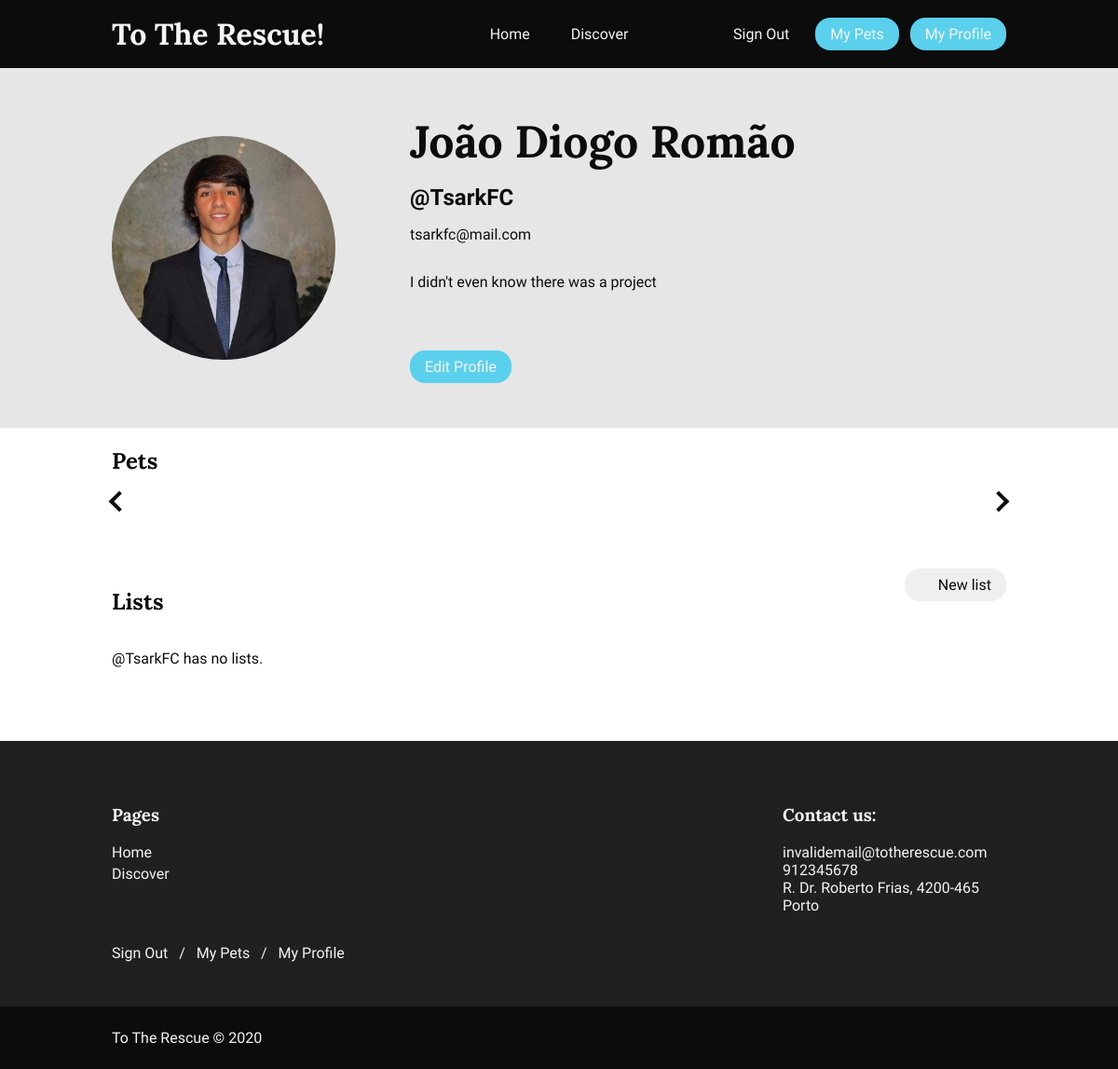
The app's page /user/TsarkFC (signed in), older data.
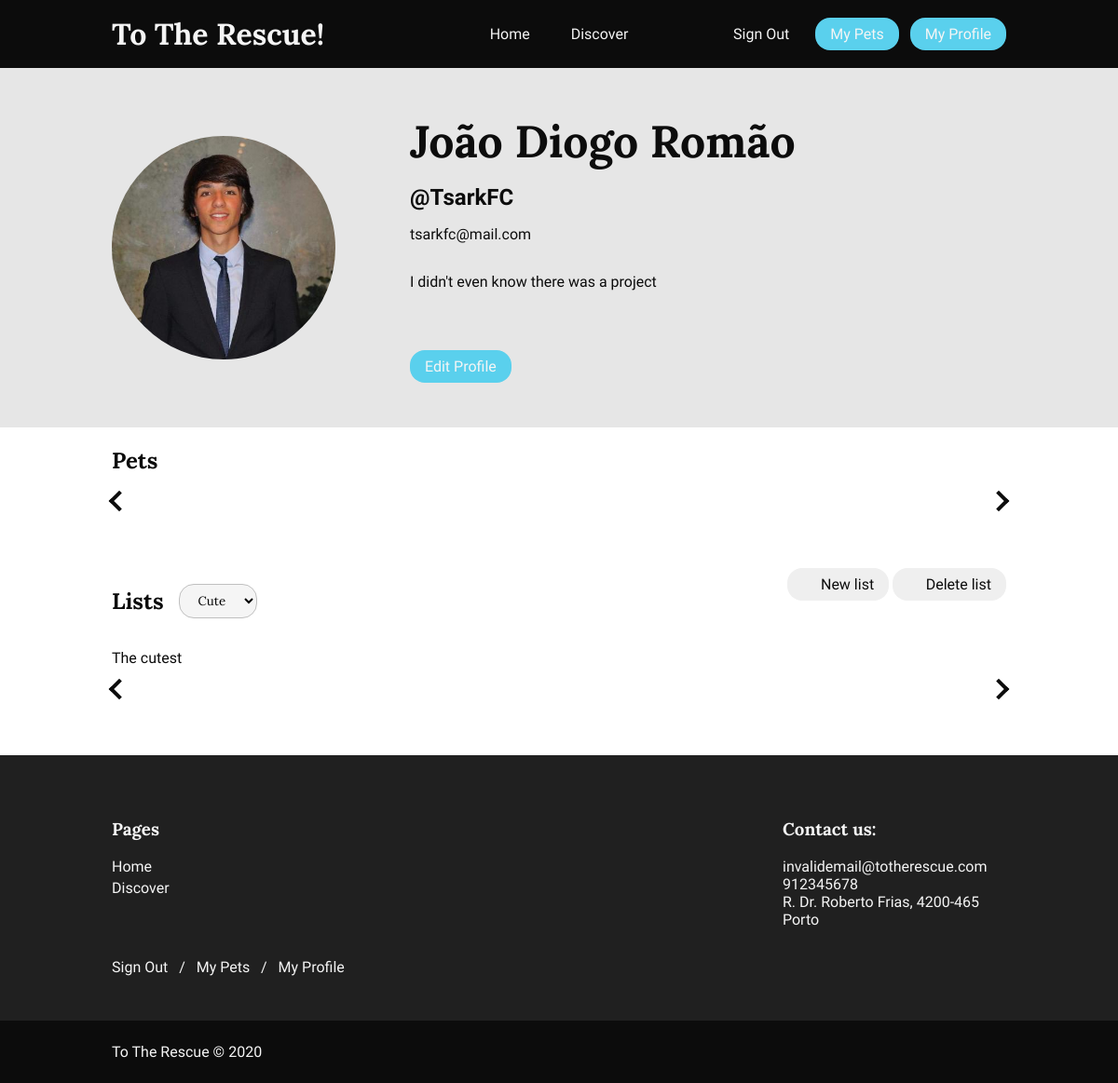
The same page, newer data.
### tables this page shows
CREATE TABLE User (
    id INTEGER PRIMARY KEY, -- Used for photos on usersProfilePictures folder
    name TEXT NOT NULL CHECK (length(name) >= 1 AND length(name) <= 40),
    username TEXT NOT NULL UNIQUE CHECK (length(username) >= 5 AND length(username) <= 15),
    password TEXT NOT NULL,
    birthdate DATE NOT NULL,
    mail TEXT NOT NULL UNIQUE CHECK (mail LIKE '%@%'),
    description TEXT CHECK (length(description) <= 300)
);

CREATE TABLE List (
    id INTEGER PRIMARY KEY,
    title TEXT NOT NULL CHECK (length(title) >= 1 AND length(title) <= 20),
    description TEXT NOT NULL,
    public BOOLEAN NOT NULL,
    userId INTEGER NOT NULL REFERENCES User ON DELETE CASCADE
);

### control/router.php (called while the page is built, shortened)
<?php
function handle() {
    $req = "";
    if (php_sapi_name() == 'cli-server') {
        $req = parse_url($_SERVER["REQUEST_URI"], PHP_URL_PATH);
        $req = $req != "/" ? substr($req, 1, strlen($req)-1) : "index";
        if (file_exists($_SERVER['DOCUMENT_ROOT'].'/'.$req)) {
            return false;
        }
    } else {
        $req = isset($_GET['req']) ? $_GET['req'] : "index";
    }
    hitTarget(findTarget($req));
    return true;
}
function findTarget($req) {
    $routes = json_decode(file_get_contents('control/routes.json'));
    $reqParts = explode("/", $req);
    $target = null;
    foreach($routes as $route => $currentTarget) {
        $routeParts = explode("/", $route);
        if (sizeof($reqParts) === sizeof($routeParts)) {
            $inputVars = array();
            $foundMatch = true;
            foreach($routeParts as $i => $part) {
                if ($part[0] === ':') {
                    $inputVars[substr($part, 1, strlen($part)-1)] = $reqParts[$i];
                } else if ($part !== $reqParts[$i]) {
                    $foundMatch = false;
                    break;
                }
            }
            if ($foundMatch) {
                $target = $currentTarget;
                break;
            }
        }
    }
    return $target;
}
function hitTarget($target) {
    hitDestination($target->destination);
}
function hitDestination($destination) {
    require_once($destination);
}
?>

### index.php (called while the page is built)
<?php
require_once(dirname(__FILE__)."/control/config.php");
require_once(dirname(__FILE__)."/control/router.php");
if (!Router\handle()) return false;
?>

### control/config.php (called while the page is built, shortened)
<?php
function getRootURL() {
    return $GLOBALS['rootUrl'];
}
require_once(dirname(__FILE__)."/session.php");
?>

### control/db.php (called while the page is built, shortened)
<?php
  class Database {
    private static $instance = NULL;
    private function __construct() {
      $this->db = new PDO('sqlite:'.dirname(__FILE__).'/../database/toTheRescue.db');
      $this->db->setAttribute(PDO::ATTR_DEFAULT_FETCH_MODE, PDO::FETCH_ASSOC);
      $this->db->setAttribute(PDO::ATTR_ERRMODE, PDO::ERRMODE_EXCEPTION);
      $this->db->query('PRAGMA foreign_keys = ON');
    }
    public static function db() {
        return self::instance()->db;
    }
    static function instance() {
      if (NULL == self::$instance) {
        self::$instance = new Database();
      }
      return self::$instance;
    }
  }
?>

### control/api/user.php (called while the page is built, shortened)
<?php
function getUserByUsername($username) {
    $stmt = Database::db()->prepare("SELECT * FROM User WHERE username = :username");
    $stmt->bindParam(':username', $username);
    $stmt->execute();
    $user = $stmt->fetch();
    $splittedName = explode(' ', $user['name']);
    $user['shortName'] = sizeof($splittedName) > 1 ? $splittedName[0]." ".$splittedName[sizeof($splittedName)-1] : $user['name'];
    return $user;
}
function getUserLists($userId){
    $db = Database::instance()->db();
    $stmt = $db->prepare('SELECT * FROM List WHERE userId=?');
    $stmt->execute(array($userId));
    return $stmt->fetchAll();
}

### control/session.php (called while the page is built, shortened)
<?php
function getAuthenticatedUser() {
    return API\getUserByUsername($_SESSION['username']);
}
function isAuthenticated(){
    return isset($_SESSION['username']);
}
?>

### pages/profile.php (the view, shortened to what this page needs)
<?php
require_once(dirname(__FILE__)."/../control/api/user.php");
$user = API\getUserByUsername($GLOBALS['username']);
require_once(dirname(__FILE__) . "/../templates/common/header.php");
$authenticatedUser = Session\getAuthenticatedUser();
require_once(dirname(__FILE__) . "/../templates/profile/profile_header.php");
$userLists = API\getUserLists($user['id']);
?>
<section id="userPets" class="petlist">
    <header><h2>Pets</h2></header>
    <div class="petGrid">
        <div class="arrow left"></div>
        <div class="arrow right"></div>
    </div>
</section>
<section id="userList" class="petlist">
    <div class="simple-2column-grid">
        <div id="select">
        <header><h2>Lists</h2></header>
            <select name="list" id="listSelect">
                <?php
                foreach($userLists as $userList) {
                    if (($authenticatedUser && $authenticatedUser['username'] == $user['username'])
                        || ($userList['public'] == 1)) {
                ?>
                    <option value="<?=htmlentities($userList['id'])?>"><?=htmlentities($userList['title'])?></option>
                <?php
                    }
                }
                ?>
            </select>
        </div>
        <?php
        if (($authenticatedUser && $authenticatedUser['username'] == $user['username'])) {
        ?>
        <div id="listButtons">
            <button class="simpleButton" id="addListButton" data-entity="List"><i class="icofont-ui-add"></i>New list</button>
            <?php
            if (!empty($userLists)) {
            ?>
                <button class="simpleButton" id="removeListButton" data-entity="List"><i class="icofont-ui-delete"></i>Delete list</button>
            <?php
            }
            ?>
        </div>
        <?php } ?>
    </div>
    <div id="lists">
        <?php
        $listAmount = sizeof($userLists);
        if ($listAmount != 0) {
            foreach($userLists as $userList){
                if (($authenticatedUser && $user['username'] == $authenticatedUser['username'])
                        || ($userList['public'] == 1)) {
            ?>
                <div class="list" data-id="<?=htmlentities($userList['id'])?>">
                    <p> <?=htmlentities($userList['description'])?> </p>
                    <div class="petGrid" >
                        <div class="arrow left"></div>
                        <div class="arrow right"></div>
                    </div>
                </div>
            <?php
                }
            }
        } else { ?>
            <p>@<?=htmlentities($user['username'])?> has no <?=$user['username'] != $authenticatedUser['username'] ? 'public' : ''?> lists.</p>
        <?php } ?>
    </div>
</section>
<?php
require_once(dirname(__FILE__) . "/../templates/common/footer.php");
?>

### templates/common/doc_header.php (shortened to what this page needs)
<!DOCTYPE html>
<html lang="en">
<head>
	<link rel="stylesheet" href="<?=getRootUrl()?>/fonts/icofont/icofont.min.css">
	<link rel="stylesheet" type="text/css" href="<?=getRootUrl()?>/css/style.min.css" />
</head>
<body data-csrf="<?=$_SESSION['csrf']?>">

### templates/common/header.php (shortened to what this page needs)
<?php
require_once(dirname(__FILE__)."/../../control/api/user.php");
require_once(dirname(__FILE__)."/doc_header.php");
$section = isset($GLOBALS['section']) ? $GLOBALS['section'] : "home";
?>
<header>
    <a href="<?=getRootUrl()?>"><h1>To The Rescue!</h1></a>
    <nav id="mainMenu">
        <ul>
            <li><a <?=$section == 'home' ? 'class="active"' : ''?> href="<?=getRootUrl()?>">Home</a></li>
            <li><a <?=$section == 'discover' ? 'class="active"' : ''?> href="<?=getRootURL()?>/discover">Discover</a></li>
        </ul>
    </nav>
    <nav id="sessionMenu">
        <ul>
            <?php
                $loggedInUser = Session\getAuthenticatedUser();
                if ($loggedInUser == false) { ?>
                    <li><a href="<?=getRootUrl()?>/signin">Sign In</a></li>
                    <li><a href="<?=getRootUrl()?>/signup" class="contrastButton">Sign Up</a></li>
                <?php } else { ?>
                    <li><a href="<?=getRootUrl()?>/action/signout">Sign Out</a></li>
                    <li><a href="<?=getRootUrl()?>/pets" class="contrastButton">My Pets</a></li>
                    <li><a href="<?=getRootUrl()?>/user/<?=htmlentities($loggedInUser['username'])?>" class="contrastButton">My Profile</a></li>
                <?php } ?>
        </ul>
    </nav>
</header>

### templates/profile/profile_header.php (shortened to what this page needs)
<section class="profileHeader">
    <div style="background-image: url(<?= '../images/user_profile_pictures/' . $user['id'] . '.jpg' ?>);"> </div>
    <div>
        <header>
            <div class="textButtonPair">
                <div id="name">
                    <h3><?=htmlentities($user['name'])?></h3>
                </div>
            </div>
            <div class="textButtonPair">
                <div id="username">
                    <strong><?=htmlentities($user['username']) ?></strong>
                </div>
            </div>
            <div class="textButtonPair">
                <div id="mail">
                    <p><?=htmlentities($user['mail']) ?></p>
                </div>
            </div>
        </header>
        <div class="textButtonPair" id="bioSection">
            <div id="bio">
                <p><?=htmlentities($user['description']) ?></p>
            </div>
        </div>
    <?php
    if (Session\isAuthenticated() && $user['username'] == Session\getAuthenticatedUser()['username']) {
    ?>
        <footer>
            <label for="editProfile" id="editProfileLabel">
                <a class="simpleButton contrastButton">Edit Profile</a>
            </label>
        </footer>
    <?php
    }
    ?>
    </div>
</section>

### templates/common/footer.php
<footer>
    <div>
        <section class="footerPages">
            <h3>Pages</h3>
            <nav id="footerMainMenu">
                <ul>
                    <li><a href="<?=getRootUrl()?>">Home</a></li>
                    <li><a href="<?=getRootUrl()?>/discover">Discover</a></li>
                </ul>
            </nav>
        </section>
        <section id="footerContactUs">
            <h3>Contact us:</h3>
            <nav>
                <ul>
                    <li>invalidemail@totherescue.com</li>
                    <li>912345678</li>
                    <li>R. Dr. Roberto Frias, 4200-465 Porto</li>
                </ul>
            </nav>
        </section>
        <nav id="footerSessionMenu">
            <ul>
                <?php if ($loggedInUser == false) { ?>
                    <li><a href="<?=getRootUrl()?>/signin">Sign In</a></li>
                    <li><a href="<?=getRootUrl()?>/signup">Sign Up</a></li>
                <?php } else { ?>
                    <li><a href="<?=getRootUrl()?>/action/signout">Sign Out</a></li>
                    <li><a href="<?=getRootUrl()?>/pets">My Pets</a></li>
                    <li><a href="<?=getRootUrl()?>/user/<?=htmlentities($loggedInUser['username'])?>">My Profile</a></li>
                <?php } ?>
            </ul>
        </nav>
    </div>
    <p>To The Rescue &copy; 2020</p>
</footer>
<?php
require_once(dirname(__FILE__)."/doc_footer.php");
?>

Row changes from the older to the newer data that the page shows:
shown differently, row unchanged: user "João Diogo Romão": username "TsarkFC" → (not shown)
added list: description "The cutest"
Text that changed along with them:
form field list: (not shown) → "Cute"
text no longer shown: "@ has no lists."
text now shown: "Delete list"
